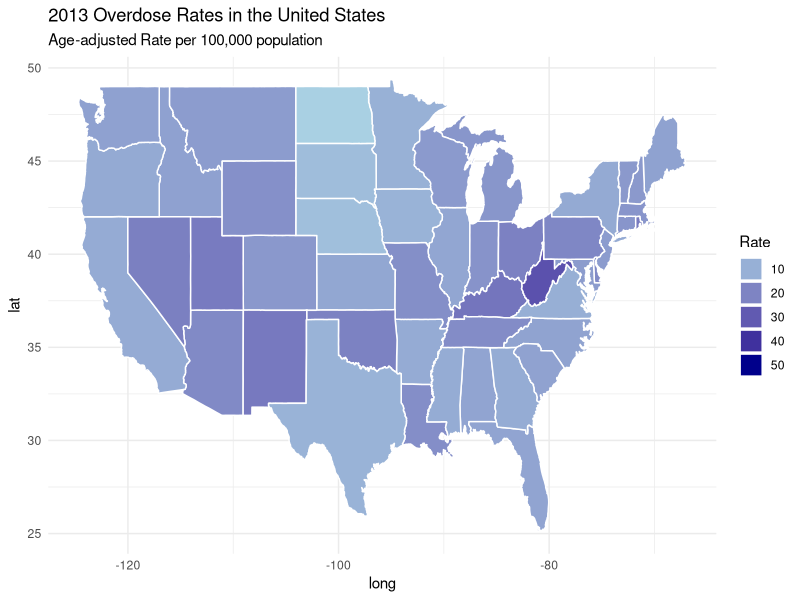
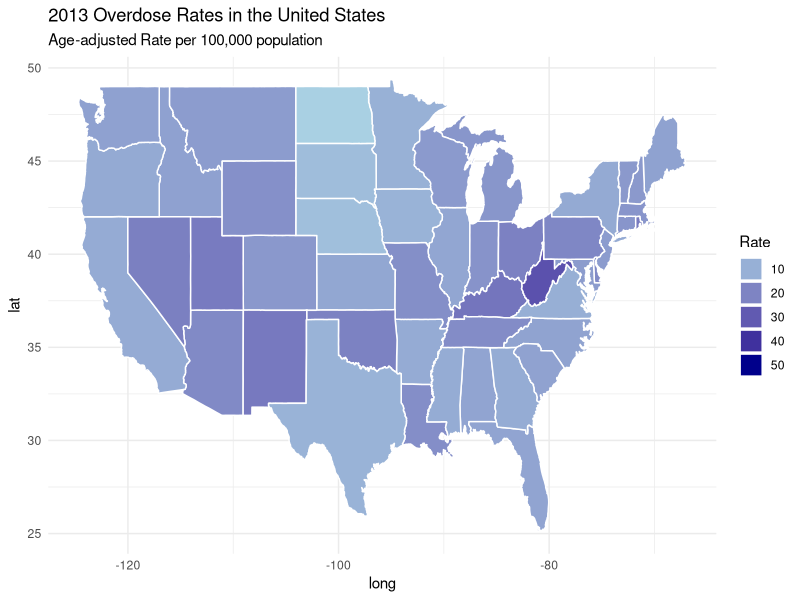

Generate these figures, in order, with R:
library(maps)
library(tidyverse)
library(ggplot2)

### Load in datasets
us_map <- map_data("state")

overdose <- read_csv("source_data/CDC_Drug_Overdose_Deaths.csv", locale = locale(encoding = "latin1"))
ssp <- read_csv("source_data/SSP_Data.csv", locale = locale(encoding = "latin1"))

merged_data <- merge(overdose, ssp, by = "State")

merged_data$`State` <- tolower(merged_data$`State`)

us_map_merged <- merge(us_map, merged_data, by.x = "region", by.y = "State", all.x = TRUE)

### Make graph
ggplot(us_map_merged, aes(x = long, y = lat, group = group, fill = `2013 Age-adjusted Rate (per 100,000 population)`)) +
  geom_polygon(color = "white", size = 0.5) +
  scale_fill_gradient(low = "lightblue", high = "darkblue", na.value = "grey50", guide = "legend", name = "Rate", limits=c(1, 50)) +
  labs(title = "2013 Overdose Rates in the United States",
       subtitle = "Age-adjusted Rate per 100,000 population",
       fill = "Rate") +
  theme_minimal()

# Save the ggplot object to a file
ggsave(filename = "figures/us_map_overdose_rates_2013.png", 
       width = 6,  
       height = 4, 
       units = "in")  
